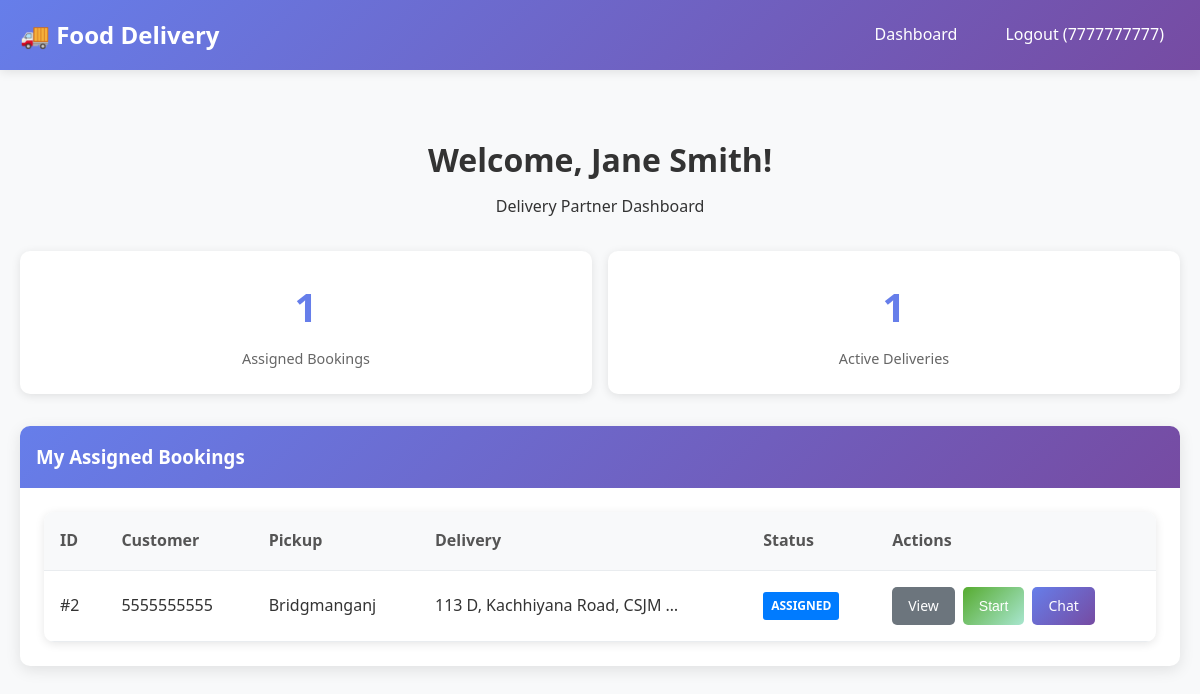
The app's page / (signed in) with its own data.
### accounts/models.py (models this page shows, shortened)
class User(AbstractBaseUser, PermissionsMixin):
    USER_TYPE_CHOICES = [
        ('customer', 'Customer'),
        ('delivery_partner', 'Delivery Partner'),
        ('admin', 'Admin'),
    ]
    mobile_number = models.CharField(max_length=15, unique=True)
    first_name = models.CharField(max_length=30, blank=True)
    last_name = models.CharField(max_length=30, blank=True)
    user_type = models.CharField(max_length=20, choices=USER_TYPE_CHOICES, default='customer')
    is_active = models.BooleanField(default=True)
    is_staff = models.BooleanField(default=False)
    date_joined = models.DateTimeField(default=timezone.now)
    is_available = models.BooleanField(default=True)  # For delivery partners
    objects = UserManager()
    USERNAME_FIELD = 'mobile_number'
    REQUIRED_FIELDS = []
    def get_full_name(self):
        return f"{self.first_name} {self.last_name}".strip()

### bookings/models.py (models this page shows, shortened)
class Booking(models.Model):
    STATUS_CHOICES = [
        ('pending', 'Pending'),
        ('assigned', 'Assigned'),
        ('started', 'Started'),
        ('reached', 'Reached'),
        ('collected', 'Collected'),
        ('delivered', 'Delivered'),
        ('cancelled', 'Cancelled'),
    ]
    customer = models.ForeignKey(
        settings.AUTH_USER_MODEL,
        on_delete=models.CASCADE,
        related_name='customer_bookings'
    )
    delivery_partner = models.ForeignKey(
        settings.AUTH_USER_MODEL,
        on_delete=models.SET_NULL,
        null=True,
        blank=True,
        related_name='delivery_bookings'
    )
    pickup_address = models.TextField()
    pickup_contact_name = models.CharField(max_length=100)
    pickup_contact_phone = models.CharField(max_length=15)
    delivery_address = models.TextField()
    delivery_contact_name = models.CharField(max_length=100)
    delivery_contact_phone = models.CharField(max_length=15)
    item_description = models.TextField()
    special_instructions = models.TextField(blank=True)
    estimated_price = models.DecimalField(max_digits=10, decimal_places=2, default=0.00)
    status = models.CharField(max_length=20, choices=STATUS_CHOICES, default='pending')
    created_at = models.DateTimeField(auto_now_add=True)
    updated_at = models.DateTimeField(auto_now=True)
    assigned_at = models.DateTimeField(null=True, blank=True)
    started_at = models.DateTimeField(null=True, blank=True)
    reached_at = models.DateTimeField(null=True, blank=True)
    collected_at = models.DateTimeField(null=True, blank=True)
    delivered_at = models.DateTimeField(null=True, blank=True)
    cancelled_at = models.DateTimeField(null=True, blank=True)
    class Meta:
        ordering = ['-created_at']

### accounts/views.py (the view)
# urls.py: path('', dashboard_view, name='dashboard'),
def dashboard_view(request):
    if not request.user.is_authenticated:
        return redirect('login')
    context = {
        'user': request.user,
    }
    if request.user.user_type == 'customer':
        from bookings.models import Booking
        context['bookings'] = Booking.objects.filter(customer=request.user)
        return render(request, 'accounts/customer_dashboard.html', context)
    elif request.user.user_type == 'delivery_partner':
        from bookings.models import Booking
        context['bookings'] = Booking.objects.filter(delivery_partner=request.user)
        return render(request, 'accounts/delivery_dashboard.html', context)
    elif request.user.user_type == 'admin':
        from bookings.models import Booking
        context['all_bookings'] = Booking.objects.all()
        context['delivery_partners'] = User.objects.filter(user_type='delivery_partner')
        return render(request, 'accounts/admin_dashboard.html', context)
    return render(request, 'accounts/dashboard.html', context)

### templates/accounts/delivery_dashboard.html (shortened to what this page needs)
{% extends 'base.html' %}
{% block content %}
<div class="dashboard-header">
    <h1>Welcome, {{ user.get_full_name|default:user.mobile_number }}!</h1>
    <p>Delivery Partner Dashboard</p>
</div>
<div class="dashboard-stats">
    <div class="stat-card">
        <div class="stat-number">{{ bookings.count }}</div>
        <div class="stat-label">Assigned Bookings</div>
    </div>
    <div class="stat-card">
        <div class="stat-number">{{ bookings|length }}</div>
        <div class="stat-label">Active Deliveries</div>
    </div>
</div>
<div class="card">
    <div class="card-header">
        <h3>My Assigned Bookings</h3>
    </div>
    <div class="card-body">
        {% if bookings %}
            <div class="table-responsive">
                <table class="table">
                    <thead>
                        <tr>
                            <th>ID</th>
                            <th>Customer</th>
                            <th>Pickup</th>
                            <th>Delivery</th>
                            <th>Status</th>
                            <th>Actions</th>
                        </tr>
                    </thead>
                    <tbody>
                        {% for booking in bookings %}
                        <tr>
                            <td>#{{ booking.id }}</td>
                            <td>{{ booking.customer.mobile_number }}</td>
                            <td>{{ booking.pickup_address|truncatechars:30 }}</td>
                            <td>{{ booking.delivery_address|truncatechars:30 }}</td>
                            <td>
                                <span class="badge badge-{{ booking.status }}">
                                    {{ booking.get_status_display }}
                                </span>
                            </td>
                            <td>
                                <div class="d-flex gap-1">
                                    <a href="{% url 'view_booking' booking.id %}" class="btn btn-sm btn-secondary">View</a>
                                    {% if booking.status == 'assigned' %}
                                        <button class="btn btn-sm btn-success update-status" data-booking-id="{{ booking.id }}" data-status="started">Start</button>
                                    {% elif booking.status == 'started' %}
                                        <button class="btn btn-sm btn-warning update-status" data-booking-id="{{ booking.id }}" data-status="reached">Reached</button>
                                    {% elif booking.status == 'reached' %}
                                        <button class="btn btn-sm btn-warning update-status" data-booking-id="{{ booking.id }}" data-status="collected">Collected</button>
                                    {% elif booking.status == 'collected' %}
                                        <button class="btn btn-sm btn-success update-status" data-booking-id="{{ booking.id }}" data-status="delivered">Delivered</button>
                                    {% endif %}
                                    {% if booking.status == 'assigned' or booking.status == 'started' or booking.status == 'reached' or booking.status == 'collected' %}
                                        <a href="{% url 'chat_room' booking.id %}" class="btn btn-sm btn-primary">Chat</a>
                                    {% endif %}
                                </div>
                            </td>
                        </tr>
                        {% endfor %}
                    </tbody>
                </table>
            </div>
        {% else %}
            <div class="text-center py-4">
                <p>No bookings assigned yet.</p>
            </div>
        {% endif %}
    </div>
</div>
{% endblock %}

### templates/base.html (shortened to what this page needs)
<!DOCTYPE html>
<html lang="en">
<head>
    {% load static %}
    <link rel="stylesheet" href="{% static 'css/style.css' %}">
</head>
<body>
    <nav class="navbar">
        <div class="container">
            <a href="{% url 'dashboard' %}" class="navbar-brand">🚚 Food Delivery</a>
            <ul class="navbar-nav">
                {% if user.is_authenticated %}
                    <li><a href="{% url 'dashboard' %}">Dashboard</a></li>
                    <li><a href="{% url 'logout' %}">Logout ({{ user.mobile_number }})</a></li>
                {% else %}
                    <li><a href="{% url 'login' %}">Login</a></li>
                {% endif %}
            </ul>
        </div>
    </nav>
    <main class="container" style="margin-top: 2rem;">
        {% block content %}
        {% endblock %}
    </main>
</body>
</html>

### static/css/style.css (style rules this page uses)
* { margin: 0; padding: 0; box-sizing: border-box; }
body { font-family: 'Segoe UI', Tahoma, Geneva, Verdana, sans-serif; background-color: #f8f9fa; line-height: 1.6; color: #333; }
.container { max-width: 1200px; margin: 0 auto; padding: 0 20px; }
.navbar { background: linear-gradient(135deg, #667eea 0%, #764ba2 100%); padding: 1rem 0; box-shadow: 0 2px 10px rgba(0,0,0,0.1); }
.navbar .container { display: flex; justify-content: space-between; align-items: center; }
.navbar-brand { color: white; font-size: 1.5rem; font-weight: bold; text-decoration: none; }
.navbar-nav { display: flex; list-style: none; gap: 1rem; }
.navbar-nav a { color: white; text-decoration: none; padding: 0.5rem 1rem; border-radius: 5px; transition: background-color 0.3s; }
.card { background: white; border-radius: 10px; box-shadow: 0 4px 15px rgba(0,0,0,0.1); margin-bottom: 1.5rem; overflow: hidden; transition: transform 0.3s, box-shadow 0.3s; }
.card-header { background: linear-gradient(135deg, #667eea 0%, #764ba2 100%); color: white; padding: 1rem; font-weight: bold; }
.card-body { padding: 1.5rem; }
.btn { display: inline-block; padding: 0.75rem 1.5rem; border: none; border-radius: 5px; font-size: 1rem; font-weight: 500; text-decoration: none; text-align: center; cursor: pointer; transition: all 0.3s; }
.btn-primary { background: linear-gradient(135deg, #667eea 0%, #764ba2 100%); color: white; }
.btn-success { background: linear-gradient(135deg, #56ab2f 0%, #a8e6cf 100%); color: white; }
.btn-secondary { background: #6c757d; color: white; }
.btn-sm { padding: 0.5rem 1rem; font-size: 0.875rem; }
.badge { display: inline-block; padding: 0.25rem 0.5rem; font-size: 0.75rem; font-weight: bold; border-radius: 3px; text-transform: uppercase; }
.badge-assigned { background: #007bff; color: white; }
.dashboard-header { text-align: center; padding: 2rem 0; }
.dashboard-header h1 { color: #333; margin-bottom: 0.5rem; }
.dashboard-stats { display: grid; grid-template-columns: repeat(auto-fit, minmax(250px, 1fr)); gap: 1rem; margin-bottom: 2rem; }
.stat-card { background: white; padding: 1.5rem; border-radius: 10px; text-align: center; box-shadow: 0 2px 10px rgba(0,0,0,0.1); }
.stat-number { font-size: 2.5rem; font-weight: bold; color: #667eea; margin-bottom: 0.5rem; }
.stat-label { color: #666; font-size: 0.9rem; }
.table { width: 100%; border-collapse: collapse; background: white; border-radius: 10px; overflow: hidden; box-shadow: 0 2px 10px rgba(0,0,0,0.1); }
.table th, .table td { padding: 1rem; text-align: left; border-bottom: 1px solid #e9ecef; }
.table th { background: #f8f9fa; font-weight: 600; color: #555; }
.d-flex { display: flex; }
.gap-1 { gap: 0.5rem; }

### records on screen
User: mobile_number "7777777777", get_full_name "Jane Smith"
Booking: id "2", customer.mobile_number "5555555555", pickup_address "Bridgmanganj", delivery_address "113 D, Kachhiyana Road, CSJM …", status "ASSIGNED", shows "Chat"

### other values on screen
{{ bookings.count }} "1"
{{ bookings|length }} "1"
